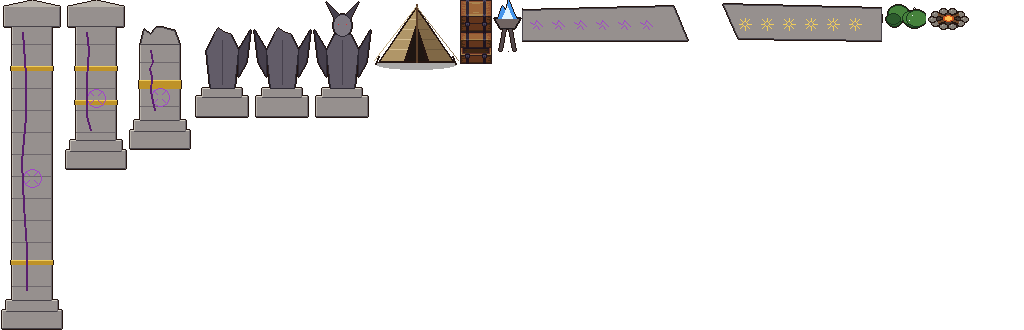
#> input picture game/m/o_D103.png, 1024 x 330 px, given in place of tiles.png, which was not available
$ python gen_maps3.py
#> lines starting #> are read from the running program, lines starting #| are printed output that depends on the picture
### tools/season3/objlib.py
import json
from PIL import Image
G='/tmp/claude-0/repo/game/m/'
_c={}
def sheet(rid):
    if rid not in _c:_c[rid]=(json.load(open(G+'r_%s.json'%rid))['rect'],Image.open(G+'o_%s.png'%rid).convert('RGBA'))
    return _c[rid]
def crop(rid,name):
    r,im=sheet(rid);x,y,w,h=r[name];return im.crop((x,y,x+w,y+h))

### tools/season3/gen_maps3.py
# 시즌 3 '독뿌리의 세 번째 문' 지도 만들기 (D161~D201)
# - 새 타일은 m/tiles.png 아래에 덧붙임 (기존 타일 번호는 그대로)
# - 지역마다 m/r_<id>.json + m/r_<id>.js + m/o_<id>.png, MAP(regions·solid·tw·d5.reg)에 넣을 값은 s3_map.json 으로
# 쓰는 법: python3 gen_maps3.py <base tiles.png> <game 폴더/> <s3_map.json 저장 위치>
import json, random, math, sys
from PIL import Image, ImageDraw
from objlib import crop
BASE_TILES = sys.argv[1] if len(sys.argv) > 1 else '/tmp/claude-0/s3base/tiles.png'
OUT = sys.argv[2] if len(sys.argv) > 2 else '/tmp/claude-0/repo/game/'
JOUT = sys.argv[3] if len(sys.argv) > 3 else '/tmp/claude-0/s3work/s3_map.json'
TS = 32; TH = 60; TC = 16
BASE_TW = 3250
T0 = Image.open(BASE_TILES).convert('RGBA')
#> T0 is the input picture: PIL image 1024x330 RGBA; mean R, G, B, A 21.8, 20.2, 19.7, 43.7
N0 = (T0.height // TS) * TC
#> N0 = 160
rng = random.Random(20261116)

# ---------- 새 타일 ----------
def tile(i): return T0.crop(((i % TC) * TS, (i // TC) * TS, (i % TC) * TS + TS, (i // TC) * TS + TS))
def remap(im, lo, hi, gamma=1.0):
    out = Image.new('RGBA', im.size); p = im.load(); q = out.load()
    for y in range(im.height):
        for x in range(im.width):
            r, g, b, a = p[x, y]; l = ((0.3 * r + 0.59 * g + 0.11 * b) / 255) ** gamma
            q[x, y] = tuple(int(lo[k] + (hi[k] - lo[k]) * l) for k in range(3)) + (a,)
    return out
def norm(im):
    p = im.load(); ls = [0.3 * p[x, y][0] + 0.59 * p[x, y][1] + 0.11 * p[x, y][2] for y in range(im.height) for x in range(im.width)]
    a, b = min(ls), max(ls); out = Image.new('RGBA', im.size); q = out.load()
    for y in range(im.height):
        for x in range(im.width):
            l = 0.3 * p[x, y][0] + 0.59 * p[x, y][1] + 0.11 * p[x, y][2]; v = int(255 * (l - a) / max(1, b - a)); q[x, y] = (v, v, v, p[x, y][3])
    return out
NEW = []
def add(im): NEW.append(im.convert('RGBA')); return N0 + len(NEW) - 1
def noise_tile(base, var, seed, specks=(), n=0):
    r = random.Random(seed); im = Image.new('RGBA', (TS, TS)); p = im.load()
    for y in range(TS):
        for x in range(TS):
            v = r.randint(-var, var); p[x, y] = tuple(max(0, min(255, c + v)) for c in base) + (255,)
    for _ in range(n):
        x, y = r.randint(0, TS - 2), r.randint(0, TS - 2); c = r.choice(specks)
        p[x, y] = c + (255,); p[x + 1, y] = c + (255,)
    return im
def water_tile(seed, base, lines, lc, bub=None):
    im = noise_tile(base, 4, seed); d = ImageDraw.Draw(im); r = random.Random(seed)
    for _ in range(lines):
        x, y = r.randint(0, 26), r.randint(2, 30); l = r.randint(4, 9); d.line((x, y, x + l, y), fill=lc + (255,))
    if bub:
        for _ in range(2):
            x, y = r.randint(3, 27), r.randint(3, 27); d.ellipse((x, y, x + 3, y + 3), outline=bub + (255,))
    return im
def wall_top(lo, hi): return remap(norm(tile(2091)), lo, hi)
def wall_face(lo, hi): return remap(norm(tile(2095)), lo, hi)
# 팔레트: 지역마다 S(땅) P(길) B(진창) W(물·막힘) T(숲 안쪽·막힘) F(바닥) X(벽) G(문양 바닥) K(나무 다리)
PAL = {}
def pal(name, S, P, B, W, T, F=None, X=None, G=None):
    PAL[name] = dict(S=S, P=P, B=B, W=W, T=T, F=F, X=X, G=G)
# 16장 흑수늪
pal('swamp',
    S=[add(noise_tile((66, 76, 50), 6, 100 + i, [(50, 60, 38), (88, 98, 62), (74, 66, 44)], 18)) for i in range(3)],
    P=[add(remap(norm(tile(i)), (84, 72, 52), (150, 128, 92))) for i in (2084, 2086, 2089)],
    B=[add(water_tile(110 + i, (58, 62, 40), 2, (88, 96, 58), (96, 120, 60))) for i in range(2)],
    W=[add(water_tile(120 + i, (34, 56, 44), 3, (60, 92, 66), (110, 170, 90))) for i in range(3)],
    T=[add(noise_tile((32, 42, 30), 5, 130 + i, [(24, 32, 22), (44, 56, 38)], 12)) for i in range(2)])
#> in noise_tile, `im = Image.new('RGBA', (TS, TS))`: im: PIL image 32x32 RGBA; every value is 0
#> in add, `NEW.append(im.convert('RGBA'))`:
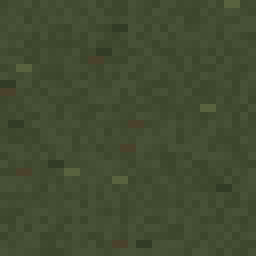
#> im: PIL image 32x32 RGBA (shown 8 times larger); mean R, G, B, A 66.2, 76, 50, 255
#> the loop in noise_tile (call 2), `for _ in range(n):` made 18 passes
#> (x, y, c) on passes 1 to 12: (10, 7, (50, 60, 38)), (13, 24, (74, 66, 44)), (16, 22, (74, 66, 44)), (16, 15, (50, 60, 38)), (20, 30, (88, 98, 62)), (8, 7, (74, 66, 44)), (1, 0, (74, 66, 44)), (11, 29, (50, 60, 38)), (13, 16, (74, 66, 44)), (3, 8, (50, 60, 38)), (14, 0, (74, 66, 44)), (8, 4, (74, 66, 44))
#> in norm, `ls = [0.3 * p[x, y][0] + 0.59 * p[x, y][1] + 0.11 * p[x, y][2] for y i`: ls = 1024 values from 0 to 0
#> in norm, `a, b = (min(ls), max(ls))`: a = 0
#> in add (call 12), `NEW.append(im.convert('RGBA'))`:
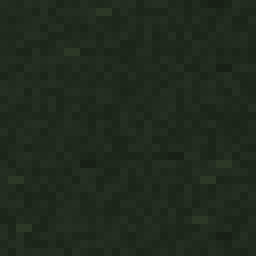
#> im: PIL image 32x32 RGBA (shown 8 times larger); mean R, G, B, A 32, 42, 29.9, 255
# 17장 독버섯 숲
pal('shroom',
    S=[add(noise_tile((70, 58, 78), 6, 200 + i, [(56, 44, 64), (96, 80, 104), (88, 110, 70)], 18)) for i in range(3)],
    P=[add(remap(norm(tile(i)), (104, 86, 104), (170, 150, 164))) for i in (2084, 2086, 2089)],
    B=[add(water_tile(210 + i, (82, 60, 92), 2, (130, 96, 150), (170, 220, 120))) for i in range(2)],
    W=[add(water_tile(220 + i, (44, 40, 62), 3, (80, 70, 110), (150, 210, 110))) for i in range(3)],
    T=[add(noise_tile((36, 26, 44), 5, 230 + i, [(26, 18, 32), (52, 40, 62)], 12)) for i in range(2)])
#> in add (call 15), `NEW.append(im.convert('RGBA'))`:
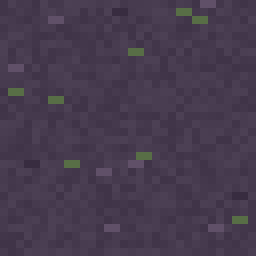
#> im: PIL image 32x32 RGBA (shown 8 times larger); mean R, G, B, A 70.6, 59.1, 78.2, 255
#> in add (call 24), `NEW.append(im.convert('RGBA'))`:
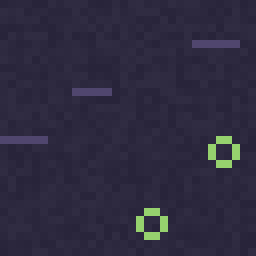
#> im: PIL image 32x32 RGBA (shown 8 times larger); mean R, G, B, A 46.3, 43.2, 63.6, 255
#> in add (call 25), `NEW.append(im.convert('RGBA'))`:
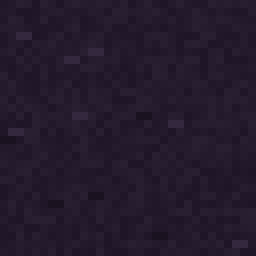
#> im: PIL image 32x32 RGBA (shown 8 times larger); mean R, G, B, A 36, 26, 44, 255
# 18장 침수 정화성소
pal('sanct',
    S=[add(remap(norm(tile(2352)), (58, 84, 84), (150, 182, 170)))],
    P=[add(remap(norm(tile(2352)), (70, 98, 96), (170, 200, 186)))],
    B=[add(water_tile(310 + i, (52, 92, 82), 2, (90, 140, 120), (150, 220, 160))) for i in range(2)],
    W=[add(remap(norm(tile(i)), (24, 62, 58), (90, 170, 140))) for i in (2374, 2375, 2376)],
    T=[add(noise_tile((14, 22, 24), 2, 330))],
    F=[add(remap(norm(tile(i)), (60, 86, 86), (156, 188, 176))) for i in (2352, 2353)],
    X=[wall_top((40, 56, 58), (110, 136, 134)), wall_face((32, 46, 50), (100, 130, 126))],
    G=[add(remap(norm(tile(85)), (40, 90, 80), (170, 240, 210)))])
#> in add (call 30), `NEW.append(im.convert('RGBA'))`:
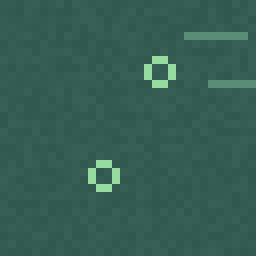
#> im: PIL image 32x32 RGBA (shown 8 times larger); mean R, G, B, A 54, 94.6, 83.7, 255
#> in add (call 34), `NEW.append(im.convert('RGBA'))`:
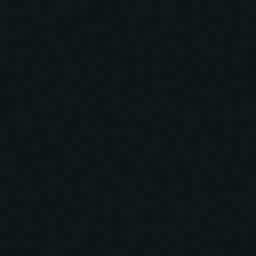
#> im: PIL image 32x32 RGBA (shown 8 times larger); mean R, G, B, A 14.1, 22.1, 24.1, 255
PAL['sanct']['X'] = [add(PAL['sanct']['X'][0]), add(PAL['sanct']['X'][1])]
# 19장 폐쇄 왕실 연구소
pal('lab',
    S=[add(remap(norm(tile(i)), (52, 48, 64), (132, 126, 152))) for i in (85, 84)],
    P=[add(remap(norm(tile(85)), (60, 56, 74), (150, 144, 170)))],
    B=[add(water_tile(410 + i, (40, 36, 52), 2, (80, 60, 110), (120, 220, 120))) for i in range(2)],
    W=[add(water_tile(420 + i, (26, 22, 36), 3, (70, 50, 100), (130, 230, 120))) for i in range(2)],
    T=[add(noise_tile((12, 10, 18), 2, 430))],
    F=[add(remap(norm(tile(i)), (52, 48, 64), (132, 126, 152))) for i in (85, 84)],
    X=[wall_top((36, 32, 48), (96, 90, 116)), wall_face((30, 26, 40), (92, 86, 112))],
    G=[add(remap(norm(tile(85)), (40, 30, 60), (150, 110, 210)))])
PAL['lab']['X'] = [add(PAL['lab']['X'][0]), add(PAL['lab']['X'][1])]
# 20장 독뿌리 심장부
pal('abyss',
    S=[add(noise_tile((50, 34, 38), 6, 500 + i, [(36, 24, 28), (74, 50, 54), (70, 100, 60)], 20)) for i in range(3)],
    P=[add(remap(norm(tile(i)), (76, 50, 54), (140, 104, 100))) for i in (2084, 2086, 2089)],
    B=[add(water_tile(510 + i, (46, 52, 34), 2, (90, 120, 60), (140, 230, 100))) for i in range(2)],
    W=[add(water_tile(520 + i, (30, 44, 30), 3, (70, 120, 60), (150, 240, 110))) for i in range(2)],
    T=[add(noise_tile((20, 12, 16), 4, 530 + i, [(14, 8, 10), (36, 22, 26)], 10)) for i in range(2)],
    F=[add(remap(norm(tile(i)), (54, 44, 50), (140, 120, 126))) for i in (85, 84)],
    X=[wall_top((40, 26, 30), (110, 80, 86)), wall_face((30, 18, 22), (96, 66, 72))],
    G=[add(remap(norm(tile(85)), (40, 70, 40), (150, 240, 120)))])
PAL['abyss']['X'] = [add(PAL['abyss']['X'][0]), add(PAL['abyss']['X'][1])]
VOID = add(noise_tile((10, 12, 10), 2, 11))
#> VOID = 229
def plank():
    im = noise_tile((112, 86, 60), 5, 12); d = ImageDraw.Draw(im)
    for y in (0, 8, 16, 24): d.line((0, y, 31, y), fill=(70, 50, 34, 255))
    for y, x in ((0, 10), (8, 24), (16, 6), (24, 18)): d.line((x, y, x, y + 7), fill=(70, 50, 34, 255))
    d.ellipse((4, 4, 9, 6), fill=(90, 120, 60, 255))
    return im
PLANK = add(plank())
#> PLANK = 230
TA = Image.new('RGBA', (T0.width, T0.height + ((len(NEW) + TC - 1) // TC) * TS)); TA.paste(T0, (0, 0))
for k, im in enumerate(NEW): TA.paste(im, ((k % TC) * TS, T0.height + (k // TC) * TS))
#> this loop made 71 passes
TA.save(OUT + 'm/tiles.png', optimize=True)

# ---------- 물건 그림 ----------
# [7 lines left out: function hue, not called in this run]
def tint(c, k):   # c 색 쪽으로 k 만큼
    return lambda r, g, b: (r + (c[0] - r) * k, g + (c[1] - g) * k, b + (c[2] - b) * k)
def mul(a, b_, c): return lambda r, g, b: (r * a, g * b_, b * c)
swampy = lambda r, g, b: (r * .55 + 10, g * .62 + 18, b * .45 + 8)
# [4 lines left out: function purp, not called in this run]
def greenfire(r, g, b):    # 파란/보라 불꽃 → 맑은 초록빛 정화 불꽃
    if b > r + 20 or (r > g + 20 and b > g + 20): l = (r + g + b) / 3; return (l * .5 + 60, min(255, l * .4 + 170), l * .4 + 90)
    return (r, g, b)
# [4 lines left out: function toxic, not called in this run]
def frost_off(r, g, b): l = (r + g + b) / 3; return (l * .5 + 30, l * .52 + 34, l * .5 + 34)
teal = lambda r, g, b: (r * .55 + 20, g * .75 + 40, b * .7 + 40)
labt = lambda r, g, b: (r * .7 + 10, g * .65 + 8, b * .8 + 20)
dark = lambda r, g, b: (r * .55, g * .5, b * .6)
OB = {}
# 공통
OB['tent'] = hue(crop('D101', 'tent'), tint((70, 80, 50), .25)); OB['fire1'] = crop('D101', 'campfire')
#> (the run stopped early here; a loop or call above may not have finished)

$ run again, on game/m/o_D171.png
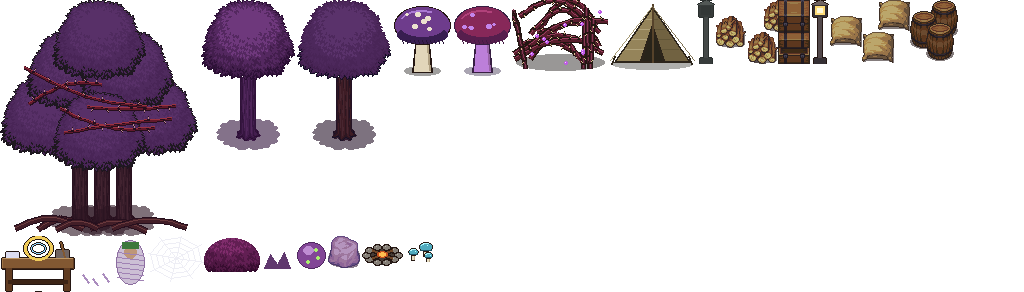
#> input picture game/m/o_D171.png, 1024 x 292 px
#> T0 is the input picture: PIL image 1024x292 RGBA; mean R, G, B, A 20.8, 12.7, 18.9, 60.5
#> the loop in noise_tile (call 2), `for _ in range(n):` made 18 passes
#> (x, y, c) on passes 1 to 8: (10, 7, (50, 60, 38)), (13, 24, (74, 66, 44)), (16, 22, (74, 66, 44)), (16, 15, (50, 60, 38)), (20, 30, (88, 98, 62)), (8, 7, (74, 66, 44)), (1, 0, (74, 66, 44)), (11, 29, (50, 60, 38))
#> ls = 1024 values from 0 to 0
#> a = 0
#> in tile (call 18), `def tile(i): return T0.crop(((i % TC) * TS, (i // TC) * TS, (i % TC) *..`:
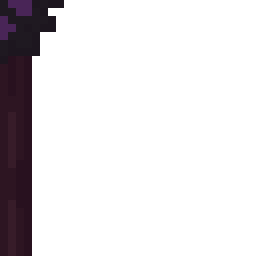
#> returned value: PIL image 32x32 RGBA (shown 8 times larger); mean R, G, B, A 6, 3.1, 5.1, 35.6; transparent parts drawn white
#> VOID = 213
#> PLANK = 214
#> the loop `for k, im in enumerate(NEW): TA.paste(im, ((k % TC) * TS, T0.height + ..` made 71 passes
